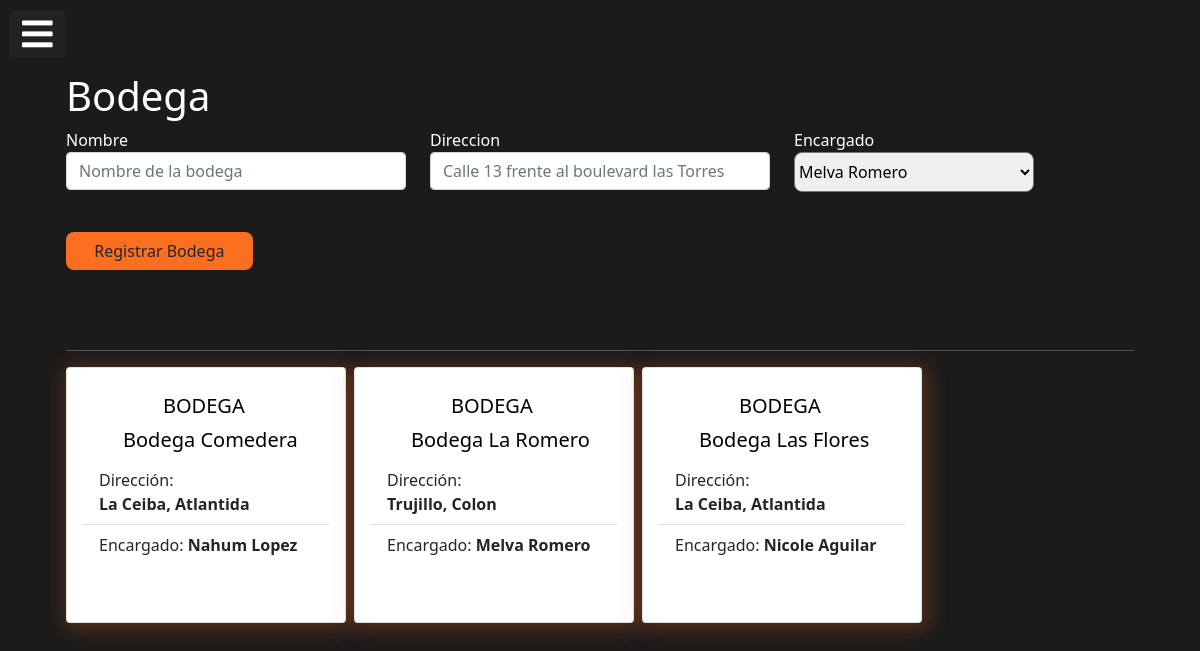
Screenshot of /inventario/bodega/ (signed in) with the database file from the repository.
### app_inventarioBodega/models.py (models this page shows, shortened)
class Bodega(models.Model):
    nombre = models.CharField(max_length=30)
    direccion = models.TextField()
    encargado = models.ForeignKey(Empleado, on_delete=models.CASCADE)

class Empleado(models.Model):
    nombre = models.CharField(max_length=30)
    apellido = models.CharField(max_length=30)
    direccion = models.TextField()
    telefono = models.IntegerField()
    correo = models.EmailField()
    fechaIngreso = models.DateField()
    user = models.OneToOneField(User, on_delete=models.CASCADE, null=True, blank=True)
    def __str__(self):
        return f'{self.nombre} {self.apellido}'

### app_inventarioBodega/views.py (the view, shortened to what this page needs)
# urls.py: path('bodega/', views.bodega, name='bodega'),
@login_required()
def bodega(request):
    data = Bodega.objects.all().order_by('nombre')
    emp = Empleado.objects.all().order_by('nombre')
    ctx = {
        'bodega' : data,
        'emp': emp,
        'msj':'success',
    }
    return render(request, 'bodega/bodega.html', ctx)

### app_inventarioBodega/templates/bodega/bodega.html (shortened to what this page needs)
{% extends "base.html" %}
{% block container %}
    <div class="container" style="color: #FFFFFF">
        <h1>Bodega</h1>
        <form action="{% url 'inventario:bodega' %}" method="POST">
            <div class="row mb-4">
                <div class="col-4">
                    <div class="mb-3">
                        <label for="nombre" >Nombre</label>
                        <input type="text" value="{{ b.nombre }}" name="nombre" id="nombre" class="form-control" required placeholder="Nombre de la bodega" autofocus >
                    </div>
                </div>
                <div class="col-4">
                    <div class="mb-3">
                        <label for="direccion" >Direccion</label>
                        <input type="text" value="{{ b.direccion }}" name="direccion" id="direccion" class="form-control" required placeholder="Calle 13 frente al boulevard las Torres">
                    </div>
                </div>
                <div class="col-3">
                    <div class="mb-3">
                        <label for="encargado" >Encargado</label>
                        <select name="encargado" id="encargado" style="width:15rem; height:2.5rem; border-radius: 8px;">
                        {% for e in emp %}
                            <option value="{{e.id}}">{{e.nombre}} {{e.apellido}}</option>
                        {% endfor %}
                    </select>
                    </div>
                </div>
            </div>
            <div class="row mb-4">
                <div class="col-3">
                    <div class="mb-3">
                        <input type="submit" class="btn" style="width: 75%;height: 3.5rb;border-radius: 8px;background-color: #FC6E20;" value="Registrar Bodega">
                    </div>
                </div>
            </div>
        </form>
        <br>
        <hr>
        <div class="row">
             {% for b in bodega %}
                <div class="col-3" style="margin-right:15px">
                    <div class="card mb-4" style="width: 17.5rem; box-shadow: 3px 3px 20px 4px rgba(252,110,32,0.25);margin-right: 3px;height: 16rem;">
                        <div class="card-body">
                            <h5 class="card-title " style="color: black; margin-left: 80px; margin-top: 10px;">BODEGA </h5>
                            <h5 class="card-title " style="color: black; margin-left: 40px; margin-top: 10px;">{{ b.nombre }} </h5>
                            <ul class="list-group list-group-flush">
                                <li class="list-group-item">Dirección:<br> <strong>{{ b.direccion }}</strong></li>
                                <li class="list-group-item">Encargado: <strong>{{ b.encargado }} </strong></li>
                            </ul>
                        </div>
                    </div>
                </div>
            {% empty %}
                <div class="alert alert-danger">No hay bodegas registradas</div>
            {% endfor %}
        </div>
    </div>
{% endblock %}

### app_inventarioBodega/static/inventario/css/cssLogin.css (style rules this page uses)
body, html { margin: 0; padding: 0; height: 100%; background: #1b1b1b; }

### app_inventarioBodega/static/inventario/css/style.css (style rules this page uses)
body, html { background-color: #1B1B1B; color: #FFFFFF; text-decoration: none; }
* { list-style: none; text-decoration: none; }

### rows the page displays
Bodega: nombre "Bodega Comedera", direccion "La Ceiba, Atlantida", encargado "Nahum Lopez"
Bodega: nombre "Bodega La Romero", direccion "Trujillo, Colon", encargado "Melva Romero"
Bodega: nombre "Bodega Las Flores", direccion "La Ceiba, Atlantida", encargado "Nicole Aguilar"

### other values shown
form field encargado "Melva Romero"
